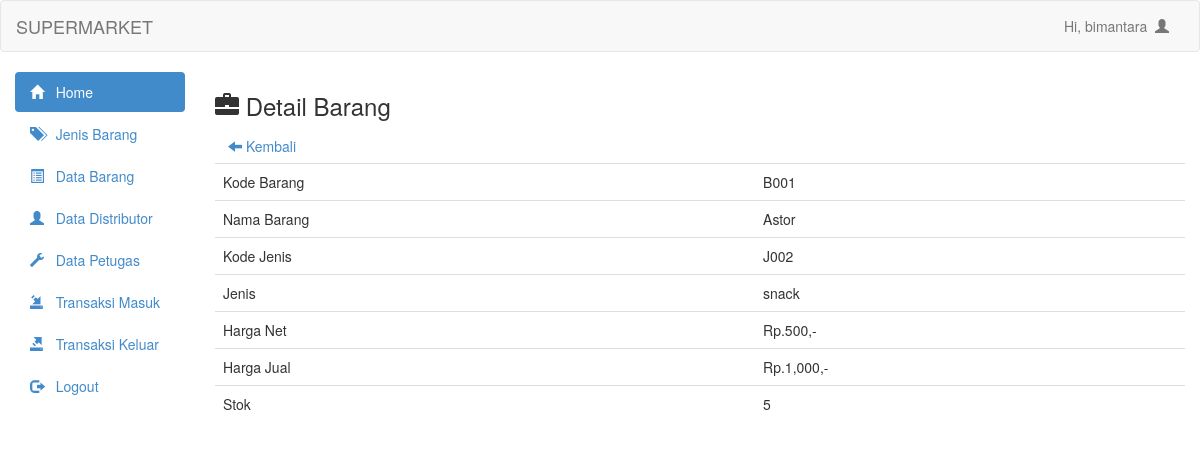
The page /admin/barang_detail.php?kode_barang=B001 (signed in) on the database its author committed.
### tables this page shows
CREATE TABLE `tblbarang` (
  `kode_barang` varchar(50) NOT NULL,
  `nama_barang` varchar(100) NOT NULL,
  `kode_jenis` varchar(100) NOT NULL,
  `harga_net` varchar(100) NOT NULL,
  `harga_jual` varchar(100) NOT NULL,
  `stok` varchar(100) NOT NULL
);

CREATE TABLE `tbljenis` (
  `kode_jenis` varchar(10) NOT NULL,
  `jenis` varchar(100) NOT NULL
);

### admin/barang_detail.php (the view)
<?php
    include 'header.php';
    include 'config.php';
?>
<h3><span class="glyphicon glyphicon-briefcase"></span> Detail Barang</h3>
<a class="btn" href="barang_data.php"><span class="glyphicon glyphicon-arrow-left"></span> Kembali</a>
<?php
    $kode_barang = mysqli_real_escape_string($connect, $_GET['kode_barang']);
    $det = mysqli_query($connect, "select B.kode_barang, B.nama_barang, B.kode_jenis, J.jenis, B.harga_net, B.harga_jual, B.stok from tblbarang B inner join tbljenis J on B.kode_jenis=J.kode_jenis where B.kode_barang='$kode_barang'") or die(mysqli_connect_error());
    while ($d = mysqli_fetch_array($det)) {
?>
<table class="table">
    <tr>
        <td>Kode Barang</td>
        <td><?php echo $d['kode_barang'] ?></td>
    </tr>
    <tr>
        <td>Nama Barang</td>
        <td><?php echo $d['nama_barang'] ?></td>
    </tr>
    <tr>
        <td>Kode Jenis</td>
        <td><?php echo $d['kode_jenis'] ?></td>
    </tr>
    <tr>
        <td>Jenis</td>
        <td><?php echo $d['jenis'] ?></td>
    </tr>
    <tr>
        <td>Harga Net</td>
        <td>Rp.<?php echo number_format($d['harga_net']) ?>,-</td>
    </tr>
    <tr>
        <td>Harga Jual</td>
        <td>Rp.<?php echo number_format($d['harga_jual']) ?>,-</td>
    </tr>
    <tr>
        <td>Stok</td>
        <td><?php echo $d['stok'] ?></td>
    </tr>
</table>
<?php
}
?>

### rows shown on the page
tblbarang: kode_barang "B001", nama_barang "Astor", kode_jenis "J002", kode_jenis.jenis "snack", harga_net "500", harga_jual "1,000", stok "5"

### other values the page prints
$_SESSION['user'] "bimantara"
